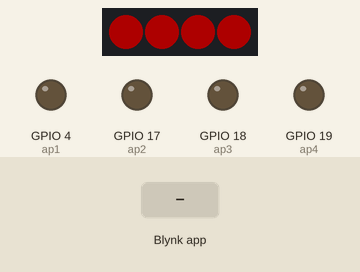
Bench run of a sketch on a simulated ESP32. Shown: 4 RGB LEDs in strip order, left to right, output pins drawn as LEDs (lit = HIGH). The test bench sets the inputs (shaded band). Dim RGB values are drawn brighter than linear; WiFi joins after 1.5 s; servers stay silent unless stated; what the sketch prints to the serial monitor is not drawn.

Above: at 2.6 s.
2.7 s: Blynk app writes 1 to V4
At 3.0 s:
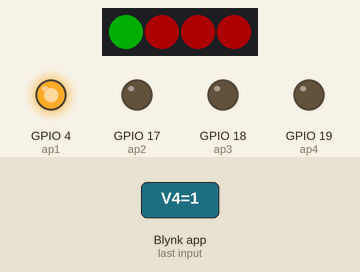
4.2 s: Blynk app writes 1 to V5
At 5.4 s:
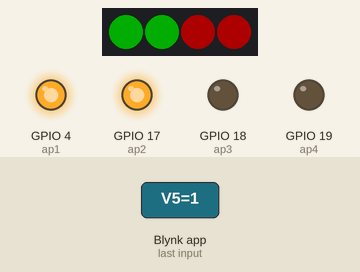
5.7 s: Blynk app writes 0 to V4
At 6.5 s:
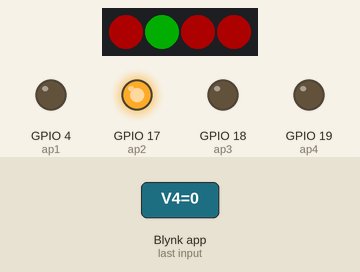
7.2 s: Blynk app writes 1 to V6
At 7.6 s:
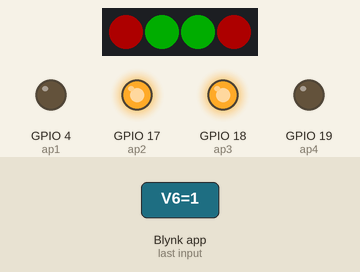
8.7 s: Blynk app writes 200 to V4
At 9.9 s:
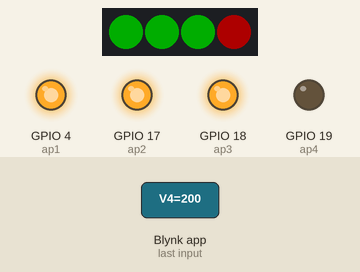
10.2 s: Blynk app writes 1 to V7
At 11.1 s:
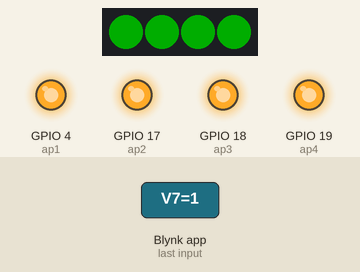
Timing chart, 0 to 12.7 s (numbered marks = the images above; inputs shaded):
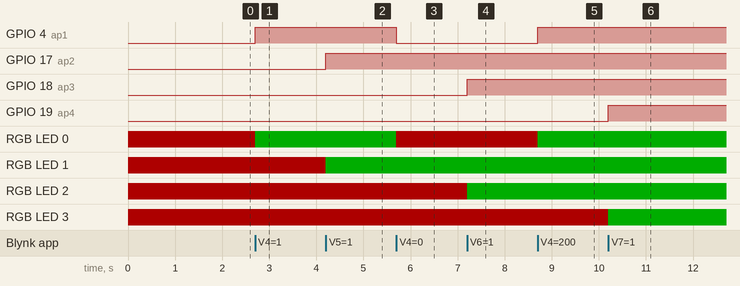

Measured:
- after the input at 2.7 s, GPIO 4 (ap1): LOW → HIGH at once; RGB LED 0: RGB(50, 0, 0) → RGB(0, 50, 0) at once
- after the input at 4.2 s, GPIO 17 (ap2): LOW → HIGH at once; RGB LED 1: RGB(50, 0, 0) → RGB(0, 50, 0) at once
- after the input at 5.7 s, GPIO 4 (ap1): HIGH → LOW at once; RGB LED 0: RGB(0, 50, 0) → RGB(50, 0, 0) at once
- after the input at 7.2 s, GPIO 18 (ap3): LOW → HIGH at once; RGB LED 2: RGB(50, 0, 0) → RGB(0, 50, 0) at once
- after the input at 8.7 s, GPIO 4 (ap1): LOW → HIGH at once; RGB LED 0: RGB(50, 0, 0) → RGB(0, 50, 0) at once
- after the input at 10.2 s, GPIO 19 (ap4): LOW → HIGH at once; RGB LED 3: RGB(50, 0, 0) → RGB(0, 50, 0) at once

The sketch:

gloves_rx.ino
```cpp
#define BLYNK_TEMPLATE_ID "TMPL4SFGHDLPu"
#define BLYNK_TEMPLATE_NAME "health"
#define BLYNK_AUTH_TOKEN "cF2B0mYWjzFIktYcQGq3qiz963"

char ssid[] = "Deepak Verma";
char pass[] = "1122334";

#include <Adafruit_NeoPixel.h>
#include <WiFi.h>
#include <WiFiUdp.h>
#include <BlynkSimpleEsp32.h>

WiFiUDP udp;
#define UDP_PORT 3333

const char* apSSID = "ESP32_AP";
const char* apPASS = "12345678";

#define trigger 2500
#define TEMP_THRESHOLD 32
unsigned long lastTempAlert = 0;
const unsigned long tempInterval = 120000;

unsigned long lastBlynkSend = 0;
const unsigned long blynkInterval = 120000;

#define LED_PIN    14
#define LED_COUNT  4
Adafruit_NeoPixel strip(LED_COUNT, LED_PIN, NEO_GRB + NEO_KHZ800);

byte ap1 = 4, ap2 = 17, ap3 = 18, ap4 = 19;
bool ledState1 = false, ledState2 = false, ledState3 = false, ledState4 = false;
bool prevAbove1 = false, prevAbove2 = false, prevAbove3 = false, prevAbove4 = false;

// Reduced struct (no IR, no AZ)
typedef struct struct_message {
  uint8_t ap;
  float bpm;
  int avgBpm;
  float tempC;
} struct_message;
struct_message myData;

float prevTemp = -100;
float prevBPM = -1;
int prevAvgBPM = -1;

void updateLeds() {
    if (digitalRead(ap1)) strip.setPixelColor(0, strip.Color(0, 255, 0));
    else strip.setPixelColor(0, strip.Color(255, 0, 0));
    if (digitalRead(ap2)) strip.setPixelColor(1, strip.Color(0, 255, 0));
    else strip.setPixelColor(1, strip.Color(255, 0, 0));
    if (digitalRead(ap3)) strip.setPixelColor(2, strip.Color(0, 255, 0));
    else strip.setPixelColor(2, strip.Color(255, 0, 0));
    if (digitalRead(ap4)) strip.setPixelColor(3, strip.Color(0, 255, 0));
    else strip.setPixelColor(3, strip.Color(255, 0, 0));
    strip.setBrightness(50);
    strip.show();
}

BLYNK_WRITE(V4) { ledState1 = param.asInt(); digitalWrite(ap1, ledState1); }
BLYNK_WRITE(V5) { ledState2 = param.asInt(); digitalWrite(ap2, ledState2); }
BLYNK_WRITE(V6) { ledState3 = param.asInt(); digitalWrite(ap3, ledState3); }
BLYNK_WRITE(V7) { ledState4 = param.asInt(); digitalWrite(ap4, ledState4); }

void setup() {
    Serial.begin(115200);

    pinMode(ap1, OUTPUT); pinMode(ap2, OUTPUT);
    pinMode(ap3, OUTPUT); pinMode(ap4, OUTPUT);
    strip.begin(); strip.show();

    Serial.println("Starting Receiver (WiFi+UDP)");

    WiFi.softAP(apSSID, apPASS);
    Serial.print("AP IP: "); Serial.println(WiFi.softAPIP());

    WiFi.begin(ssid, pass);
    Blynk.config(BLYNK_AUTH_TOKEN);

    udp.begin(UDP_PORT);
    Serial.printf("UDP listening on port %d\n", UDP_PORT);
}

void loop() {
    unsigned long now = millis();

    int packetSize = udp.parsePacket();
    if (packetSize == sizeof(myData)) {
        udp.read((uint8_t*)&myData, sizeof(myData));
        Serial.printf("UDP Received: BPM=%.1f Avg=%d Ap=%d Temp=%.2f\n",
                      myData.bpm, myData.avgBpm, myData.ap, myData.tempC);
    }

    if (WiFi.status() == WL_CONNECTED) {
        Blynk.run();
        if (now - lastBlynkSend >= blynkInterval) {
            lastBlynkSend = now;
            if (myData.tempC != prevTemp) { Blynk.virtualWrite(V1, myData.tempC); prevTemp = myData.tempC; }
            if (myData.bpm != prevBPM) { Blynk.virtualWrite(V2, myData.bpm); prevBPM = myData.bpm; }
            if (myData.avgBpm != prevAvgBPM) { Blynk.virtualWrite(V3, myData.avgBpm); prevAvgBPM = myData.avgBpm; }
            Blynk.virtualWrite(V4, ledState1);
            Blynk.virtualWrite(V5, ledState2);
            Blynk.virtualWrite(V6, ledState3);
            Blynk.virtualWrite(V7, ledState4);
        }
    }

    bool above1 = (myData.ap == 1);
    if (above1 && !prevAbove1) { ledState1 = !ledState1; digitalWrite(ap1, ledState1); Blynk.virtualWrite(V4, ledState1); }
    prevAbove1 = above1;

    bool above2 = (myData.ap == 2);
    if (above2 && !prevAbove2) { ledState2 = !ledState2; digitalWrite(ap2, ledState2); Blynk.virtualWrite(V5, ledState2); }
    prevAbove2 = above2;

    bool above3 = (myData.ap == 4);
    if (above3 && !prevAbove3) { ledState3 = !ledState3; digitalWrite(ap3, ledState3); Blynk.virtualWrite(V6, ledState3); }
    prevAbove3 = above3;

    bool above4 = (myData.ap == 8);
    if (above4 && !prevAbove4) { ledState4 = !ledState4; digitalWrite(ap4, ledState4); Blynk.virtualWrite(V7, ledState4); }
    prevAbove4 = above4;

    if (now - lastTempAlert >= tempInterval) {
        if (myData.tempC >= TEMP_THRESHOLD) Blynk.virtualWrite(V8, 1);
        else Blynk.virtualWrite(V8, 0);
        lastTempAlert = now;
    }

    updateLeds();
}
```
